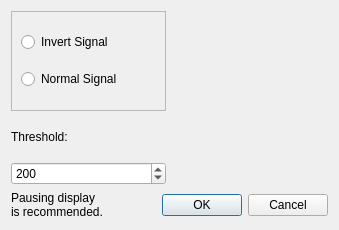
<?xml version="1.0" encoding="UTF-8"?>
<ui version="4.0">
 <class>SignalSettingsDlg</class>
 <widget class="QDialog" name="SignalSettingsDlg">
  <property name="geometry">
   <rect>
    <x>0</x>
    <y>0</y>
    <width>339</width>
    <height>230</height>
   </rect>
  </property>
  <property name="windowTitle">
   <string>Dialog</string>
  </property>
  <layout class="QGridLayout" name="gridLayout">
   <item row="1" column="1">
    <spacer name="verticalSpacer">
     <property name="orientation">
      <enum>Qt::Vertical</enum>
     </property>
     <property name="sizeType">
      <enum>QSizePolicy::Fixed</enum>
     </property>
     <property name="sizeHint" stdset="0">
      <size>
       <width>20</width>
       <height>100</height>
      </size>
     </property>
    </spacer>
   </item>
   <item row="5" column="0" colspan="2">
    <layout class="QHBoxLayout" name="horizontalLayout">
     <item>
      <widget class="QLabel" name="label">
       <property name="text">
        <string>Pausing display 
is recommended.</string>
       </property>
      </widget>
     </item>
     <item>
      <spacer name="horizontalSpacer">
       <property name="orientation">
        <enum>Qt::Horizontal</enum>
       </property>
       <property name="sizeHint" stdset="0">
        <size>
         <width>68</width>
         <height>20</height>
        </size>
       </property>
      </spacer>
     </item>
     <item>
      <widget class="QPushButton" name="okButtonSignal">
       <property name="text">
        <string>OK</string>
       </property>
      </widget>
     </item>
     <item>
      <widget class="QPushButton" name="cancelButtonSignal">
       <property name="enabled">
        <bool>true</bool>
       </property>
       <property name="text">
        <string>Cancel</string>
       </property>
      </widget>
     </item>
    </layout>
   </item>
   <item row="1" column="0">
    <widget class="QFrame" name="frame">
     <property name="frameShape">
      <enum>QFrame::StyledPanel</enum>
     </property>
     <property name="frameShadow">
      <enum>QFrame::Raised</enum>
     </property>
     <layout class="QVBoxLayout" name="verticalLayout">
      <item>
       <widget class="QRadioButton" name="invertSignal_rbt">
        <property name="text">
         <string>Invert Signal</string>
        </property>
       </widget>
      </item>
      <item>
       <widget class="QRadioButton" name="noInvertSignal_rbt">
        <property name="text">
         <string>Normal Signal</string>
        </property>
       </widget>
      </item>
     </layout>
    </widget>
   </item>
   <item row="3" column="0">
    <widget class="QSpinBox" name="threshold_sb">
     <property name="maximum">
      <number>16384</number>
     </property>
     <property name="singleStep">
      <number>10</number>
     </property>
     <property name="value">
      <number>200</number>
     </property>
    </widget>
   </item>
   <item row="2" column="0">
    <widget class="QLabel" name="label_2">
     <property name="text">
      <string>Threshold:</string>
     </property>
    </widget>
   </item>
  </layout>
 </widget>
 <resources/>
 <connections/>
</ui>
